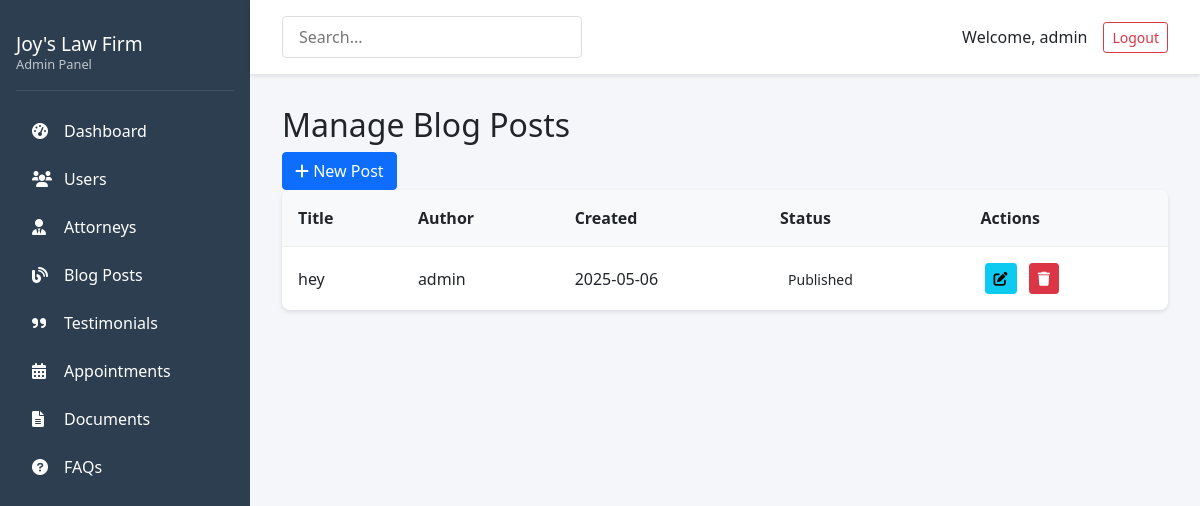
/admin/blog (signed in), run on the app's committed database.
### app/models.py (models this page shows, shortened)
class User(db.Model, UserMixin):
    id = db.Column(db.Integer, primary_key=True)
    username = db.Column(db.String(64), unique=True, nullable=False)
    email = db.Column(db.String(120), unique=True, nullable=False)
    password_hash = db.Column(db.String(128))
    role = db.Column(db.String(20), default='client')  # client, attorney, admin
    is_admin = db.Column(db.Boolean, default=False)
    created_at = db.Column(db.DateTime, default=datetime.utcnow)
    client = db.relationship('Client', backref='user', uselist=False, cascade="all, delete-orphan")
    attorney = db.relationship('Attorney', backref='user', uselist=False, cascade="all, delete-orphan")
    documents = db.relationship('Document', backref='uploader', lazy='dynamic',
                               foreign_keys='Document.uploaded_by')
    blog_posts = db.relationship('BlogPost', backref='author', lazy='dynamic')

class BlogPost(db.Model):
    id = db.Column(db.Integer, primary_key=True)
    title = db.Column(db.String(200), nullable=False)
    slug = db.Column(db.String(200), unique=True)
    content = db.Column(db.Text, nullable=False)
    image = db.Column(db.String(200))
    author_id = db.Column(db.Integer, db.ForeignKey('user.id'), nullable=False)
    created_at = db.Column(db.DateTime, default=datetime.utcnow)
    updated_at = db.Column(db.DateTime, default=datetime.utcnow, onupdate=datetime.utcnow)
    published = db.Column(db.Boolean, default=True)

### app/routes/admin.py (the view)
    @login_required
    def decorated_function(*args, **kwargs):
        if not current_user.is_admin:
            flash('You do not have permission to access this page.', 'danger')
            return redirect(url_for('main.index'))
        return f(*args, **kwargs)

### app/models.py (called while the page is built)
@login_manager.user_loader
def load_user(user_id):
    return User.query.get(int(user_id))

### app/routes/admin.py (called while the page is built)
def admin_required(f):
    @login_required
    def decorated_function(*args, **kwargs):
        if not current_user.is_admin:
            flash('You do not have permission to access this page.', 'danger')
            return redirect(url_for('main.index'))
        return f(*args, **kwargs)
    decorated_function.__name__ = f.__name__
    return decorated_function

@admin.route('/blog')
@admin_required
def blog():
    posts = BlogPost.query.order_by(BlogPost.created_at.desc()).all()
    return render_template('admin/blog.html', posts=posts)

### app/templates/admin/blog.html (shortened to what this page needs)
{% extends "admin/base.html" %}
{% block content %}
<div class="page-header">
    <h2>Manage Blog Posts</h2>
    <a href="{{ url_for('admin.new_post') }}" class="btn btn-primary">
        <i class="fas fa-plus"></i> New Post
    </a>
</div>
<div class="admin-table-wrapper">
    <table class="admin-table">
        <thead>
            <tr>
                <th>Title</th>
                <th>Author</th>
                <th>Created</th>
                <th>Status</th>
                <th>Actions</th>
            </tr>
        </thead>
        <tbody>
            {% for post in posts %}
            <tr>
                <td>{{ post.title }}</td>
                <td>{{ post.author.username }}</td>
                <td>{{ post.created_at.strftime('%Y-%m-%d') }}</td>
                <td>
                    <span class="status-badge status-{{ 'published' if post.published else 'draft' }}">
                        {{ 'Published' if post.published else 'Draft' }}
                    </span>
                </td>
                <td>
                    <a href="{{ url_for('admin.edit_post', id=post.id) }}" class="btn btn-sm btn-info btn-icon">
                        <i class="fas fa-edit"></i>
                    </a>
                    <a href="{{ url_for('admin.delete_post', id=post.id) }}"
                       class="btn btn-sm btn-danger btn-icon delete-confirm">
                        <i class="fas fa-trash"></i>
                    </a>
                </td>
            </tr>
            {% endfor %}
        </tbody>
    </table>
</div>
{% endblock %}

### app/templates/admin/base.html (shortened to what this page needs)
<!DOCTYPE html>
<html lang="en">
<head>
    <link rel="stylesheet" href="https://cdnjs.cloudflare.com/ajax/libs/font-awesome/6.0.0/css/all.min.css">
    <link href="https://cdn.jsdelivr.net/npm/bootstrap@5.1.3/dist/css/bootstrap.min.css" rel="stylesheet">
    <link rel="stylesheet" href="{{ url_for('static', filename='css/admin.css') }}">
</head>
<body>
    <div class="admin-layout">
        <nav class="admin-sidebar">
            <div class="sidebar-header">
                <h3>Joy's Law Firm</h3>
                <p>Admin Panel</p>
            </div>
            <ul class="sidebar-nav">
                <li><a href="{{ url_for('admin.dashboard') }}"><i class="fas fa-tachometer-alt"></i> Dashboard</a></li>
                <li><a href="{{ url_for('admin.users') }}"><i class="fas fa-users"></i> Users</a></li>
                <li><a href="{{ url_for('admin.attorneys') }}"><i class="fas fa-user-tie"></i> Attorneys</a></li>
                <li><a href="{{ url_for('admin.blog') }}"><i class="fas fa-blog"></i> Blog Posts</a></li>
                <li><a href="{{ url_for('admin.testimonials') }}"><i class="fas fa-quote-right"></i> Testimonials</a></li>
                <li><a href="{{ url_for('admin.appointments') }}"><i class="fas fa-calendar-alt"></i> Appointments</a></li>
                <li><a href="{{ url_for('admin.documents') }}"><i class="fas fa-file-alt"></i> Documents</a></li>
                <li><a href="{{ url_for('admin.faqs') }}"><i class="fas fa-question-circle"></i> FAQs</a></li>
            </ul>
        </nav>
        <div class="admin-main">
            <header class="admin-header">
                <div class="header-search">
                    <input type="text" placeholder="Search...">
                </div>
                <div class="header-user">
                    <span>Welcome, {{ current_user.username }}</span>
                    <a href="{{ url_for('auth.logout') }}" class="btn btn-outline-danger btn-sm">Logout</a>
                </div>
            </header>
            <main class="admin-content">
                {% block content %}{% endblock %}
            </main>
        </div>
    </div>
</body>
</html>

### app/static/css/admin.css (style rules this page uses)
.admin-layout { display: flex; min-height: 100vh; }
.admin-sidebar { width: 250px; background: #2c3e50; color: white; padding: 1rem; }
.sidebar-header { padding: 1rem 0; border-bottom: 1px solid rgba(255,255,255,0.1); margin-bottom: 1rem; }
.sidebar-header h3 { margin: 0; font-size: 1.2rem; }
.sidebar-header p { margin: 0; font-size: 0.8rem; opacity: 0.7; }
.sidebar-nav { list-style: none; padding: 0; }
.sidebar-nav li a { display: flex; align-items: center; padding: 0.75rem 1rem; color: white; text-decoration: none; transition: all 0.3s; }
.sidebar-nav li a i { margin-right: 0.75rem; width: 20px; }
.admin-main { flex: 1; background: #f5f6fa; }
.admin-header { background: white; padding: 1rem 2rem; display: flex; justify-content: space-between; align-items: center; box-shadow: 0 2px 4px rgba(0,0,0,0.1); }
.header-search input { padding: 0.5rem 1rem; border: 1px solid #ddd; border-radius: 4px; width: 300px; }
.header-user { display: flex; align-items: center; gap: 1rem; }
.admin-content { padding: 2rem; }
.admin-table { width: 100%; background: white; border-radius: 8px; overflow: hidden; box-shadow: 0 2px 4px rgba(0,0,0,0.1); }
.admin-table th { background: #f8f9fa; padding: 1rem; font-weight: 600; }
.admin-table td { padding: 1rem; border-top: 1px solid #eee; }
.btn-icon { padding: 0.25rem 0.5rem; margin: 0 0.25rem; }
.status-badge { padding: 0.25rem 0.5rem; border-radius: 4px; font-size: 0.875rem; }

### data on the page
User: username "admin"
BlogPost: title "hey", author.username "admin", created_at "2025-05-06", published "Published"
